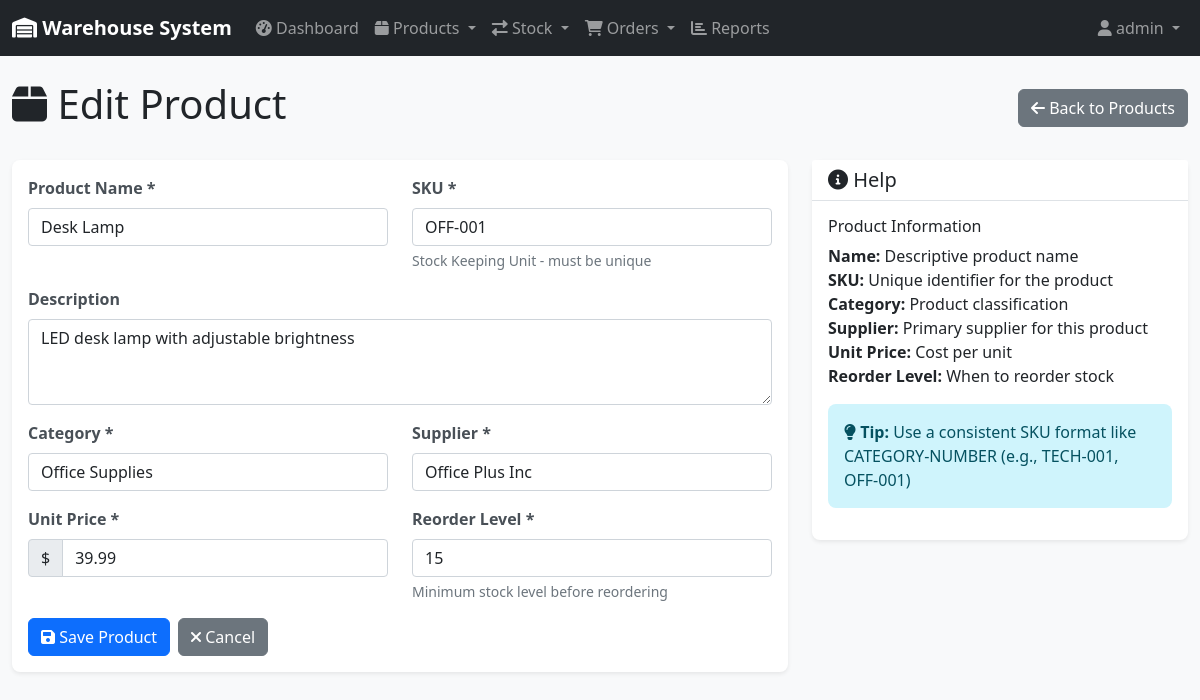
The page /products/4/edit/ (signed in) on the database its author committed.
### inventory/models.py (models this page shows, shortened)
class Product(models.Model):
    name = models.CharField(max_length=200)
    sku = models.CharField(max_length=50, unique=True, help_text="Stock Keeping Unit")
    description = models.TextField(blank=True)
    category = models.ForeignKey(Category, on_delete=models.CASCADE, related_name='products')
    supplier = models.ForeignKey(Supplier, on_delete=models.CASCADE, related_name='products')
    unit_price = models.DecimalField(max_digits=10, decimal_places=2, validators=[MinValueValidator(Decimal('0.01'))])
    reorder_level = models.PositiveIntegerField(default=10, help_text="Minimum stock level before reordering")
    created_at = models.DateTimeField(auto_now_add=True)
    updated_at = models.DateTimeField(auto_now=True)
    class Meta:
        ordering = ['name']

### inventory/views.py (the view)
# urls.py: path('products/<int:pk>/edit/', views.product_edit, name='product_edit'),
@login_required
def product_edit(request, pk):
    product = get_object_or_404(Product, pk=pk)
    if request.method == 'POST':
        form = ProductForm(request.POST, instance=product)
        if form.is_valid():
            form.save()
            messages.success(request, 'Product updated successfully!')
            return redirect('product_detail', pk=product.pk)
    else:
        form = ProductForm(instance=product)
    return render(request, 'inventory/product_form.html', {'form': form, 'title': 'Edit Product'})

### inventory/forms.py
class ProductForm(forms.ModelForm):
    class Meta:
        model = Product
        fields = ['name', 'sku', 'description', 'category', 'supplier', 'unit_price', 'reorder_level']
        widgets = {
            'name': forms.TextInput(attrs={'class': 'form-control'}),
            'sku': forms.TextInput(attrs={'class': 'form-control'}),
            'description': forms.Textarea(attrs={'class': 'form-control', 'rows': 3}),
            'category': forms.Select(attrs={'class': 'form-control'}),
            'supplier': forms.Select(attrs={'class': 'form-control'}),
            'unit_price': forms.NumberInput(attrs={'class': 'form-control', 'step': '0.01'}),
            'reorder_level': forms.NumberInput(attrs={'class': 'form-control'}),
        }

### inventory/models.py (called while the page is built)
    def __str__(self):
        return self.name

    def __str__(self):
        return self.name

### templates/inventory/product_form.html (shortened to what this page needs)
{% extends 'base.html' %}
{% block content %}
<div class="row">
    <div class="col-12">
        <div class="d-flex justify-content-between align-items-center mb-4">
            <h1><i class="fas fa-box"></i> {{ title }}</h1>
            <a href="{% url 'product_list' %}" class="btn btn-secondary">
                <i class="fas fa-arrow-left"></i> Back to Products
            </a>
        </div>
    </div>
</div>
<div class="row">
    <div class="col-md-8">
        <div class="card">
            <div class="card-body">
                <form method="post">
                    <div class="row">
                        <div class="col-md-6">
                            <div class="mb-3">
                                <label for="{{ form.name.id_for_label }}" class="form-label">Product Name *</label>
                                {{ form.name }}
                            </div>
                        </div>
                        <div class="col-md-6">
                            <div class="mb-3">
                                <label for="{{ form.sku.id_for_label }}" class="form-label">SKU *</label>
                                {{ form.sku }}
                                <div class="form-text">Stock Keeping Unit - must be unique</div>
                            </div>
                        </div>
                    </div>
                    <div class="mb-3">
                        <label for="{{ form.description.id_for_label }}" class="form-label">Description</label>
                        {{ form.description }}
                    </div>
                    <div class="row">
                        <div class="col-md-6">
                            <div class="mb-3">
                                <label for="{{ form.category.id_for_label }}" class="form-label">Category *</label>
                                {{ form.category }}
                            </div>
                        </div>
                        <div class="col-md-6">
                            <div class="mb-3">
                                <label for="{{ form.supplier.id_for_label }}" class="form-label">Supplier *</label>
                                {{ form.supplier }}
                            </div>
                        </div>
                    </div>
                    <div class="row">
                        <div class="col-md-6">
                            <div class="mb-3">
                                <label for="{{ form.unit_price.id_for_label }}" class="form-label">Unit Price *</label>
                                <div class="input-group">
                                    <span class="input-group-text">$</span>
                                    {{ form.unit_price }}
                                </div>
                            </div>
                        </div>
                        <div class="col-md-6">
                            <div class="mb-3">
                                <label for="{{ form.reorder_level.id_for_label }}" class="form-label">Reorder Level *</label>
                                {{ form.reorder_level }}
                                <div class="form-text">Minimum stock level before reordering</div>
                            </div>
                        </div>
                    </div>
                    <div class="d-flex gap-2">
                        <button type="submit" class="btn btn-primary">
                            <i class="fas fa-save"></i> Save Product
                        </button>
                        <a href="{% url 'product_list' %}" class="btn btn-secondary">
                            <i class="fas fa-times"></i> Cancel
                        </a>
                    </div>
                </form>
            </div>
        </div>
    </div>
    <div class="col-md-4">
        <div class="card">
            <div class="card-header">
                <h5 class="mb-0"><i class="fas fa-info-circle"></i> Help</h5>
            </div>
            <div class="card-body">
                <h6>Product Information</h6>
                <ul class="list-unstyled">
                    <li><strong>Name:</strong> Descriptive product name</li>
                    <li><strong>SKU:</strong> Unique identifier for the product</li>
                    <li><strong>Category:</strong> Product classification</li>
                    <li><strong>Supplier:</strong> Primary supplier for this product</li>
                    <li><strong>Unit Price:</strong> Cost per unit</li>
                    <li><strong>Reorder Level:</strong> When to reorder stock</li>
                </ul>
                <div class="alert alert-info">
                    <i class="fas fa-lightbulb"></i>
                    <strong>Tip:</strong> Use a consistent SKU format like CATEGORY-NUMBER (e.g., TECH-001, OFF-001)
                </div>
            </div>
        </div>
    </div>
</div>
{% endblock %}

### templates/base.html (shortened to what this page needs)
<!DOCTYPE html>
<html lang="en">
<head>
    <link href="https://cdn.jsdelivr.net/npm/bootstrap@5.1.3/dist/css/bootstrap.min.css" rel="stylesheet">
    <link href="https://cdnjs.cloudflare.com/ajax/libs/font-awesome/6.0.0/css/all.min.css" rel="stylesheet">
    {% load static %}
    <link href="{% static 'css/style.css' %}" rel="stylesheet">
</head>
<body>
    <nav class="navbar navbar-expand-lg navbar-dark bg-dark">
        <div class="container-fluid">
            <a class="navbar-brand" href="{% url 'dashboard' %}">
                <i class="fas fa-warehouse"></i> Warehouse System
            </a>
            <div class="collapse navbar-collapse" id="navbarNav">
                {% if user.is_authenticated %}
                <ul class="navbar-nav me-auto">
                    <li class="nav-item">
                        <a class="nav-link" href="{% url 'dashboard' %}">
                            <i class="fas fa-tachometer-alt"></i> Dashboard
                        </a>
                    </li>
                    <li class="nav-item dropdown">
                        <a class="nav-link dropdown-toggle" href="#" id="productsDropdown" role="button" data-bs-toggle="dropdown">
                            <i class="fas fa-box"></i> Products
                        </a>
                    </li>
                    <li class="nav-item dropdown">
                        <a class="nav-link dropdown-toggle" href="#" id="stockDropdown" role="button" data-bs-toggle="dropdown">
                            <i class="fas fa-exchange-alt"></i> Stock
                        </a>
                    </li>
                    <li class="nav-item dropdown">
                        <a class="nav-link dropdown-toggle" href="#" id="ordersDropdown" role="button" data-bs-toggle="dropdown">
                            <i class="fas fa-shopping-cart"></i> Orders
                        </a>
                    </li>
                    <li class="nav-item">
                        <a class="nav-link" href="{% url 'reports' %}">
                            <i class="fas fa-chart-bar"></i> Reports
                        </a>
                    </li>
                </ul>
                <ul class="navbar-nav">
                    <li class="nav-item dropdown">
                        <a class="nav-link dropdown-toggle" href="#" id="userDropdown" role="button" data-bs-toggle="dropdown">
                            <i class="fas fa-user"></i> {{ user.username }}
                        </a>
                    </li>
                </ul>
                {% endif %}
            </div>
        </div>
    </nav>
    <div class="container-fluid mt-4">
        {% block content %}{% endblock %}
    </div>
</body>
</html>

### static/css/style.css (style rules this page uses)
body { font-family: 'Segoe UI', Tahoma, Geneva, Verdana, sans-serif; background-color: #f8f9fa; }
.navbar-brand { font-weight: bold; }
.card { border: none; box-shadow: 0 0.125rem 0.25rem rgba(0, 0, 0, 0.075); border-radius: 0.5rem; }
.card-header { background-color: #fff; border-bottom: 1px solid #dee2e6; font-weight: 600; }
.btn { border-radius: 0.375rem; }
.form-label { font-weight: 600; color: #495057; }
.alert { border: none; border-radius: 0.5rem; }

### rows shown on the page
Product: name "Desk Lamp", sku "OFF-001", description "LED desk lamp with adjustable brightness", category "Office Supplies", supplier "Office Plus Inc", unit_price "39.99", reorder_level "15"

### other values the page prints
{{ user.username }} "admin"
{{ title }} "Edit Product"
